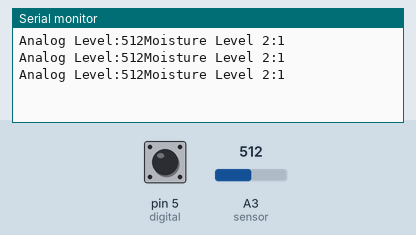
The sketch below on a simulated Arduino Uno, built with avr-gcc and run on an emulated ATmega328P. Shown: the last lines printed to the serial monitor. The test bench sets the inputs (shaded band); at power-on: A3 (sensor) = 512, pin 5 (digital) HIGH.

Above: at 1.3 s.
1.4 s: A3 (sensor) set to 716
At 1.9 s:
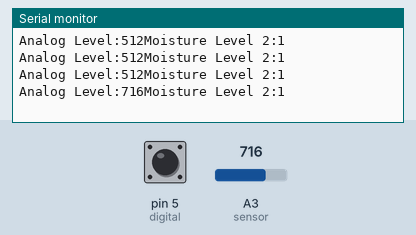
2.9 s: pin 5 (digital) pulled LOW for 0.6 s
At 3.4 s:
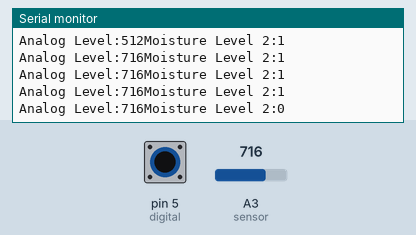
5.0 s: A3 (sensor) set to 900
At 5.4 s:
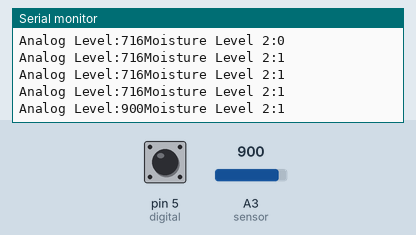
6.5 s: pin 5 (digital) pulled LOW for 1 s
At 6.9 s:
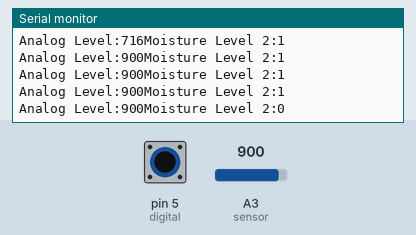
Timing chart, 0 to 9.5 s (numbered marks = the images above; inputs shaded):
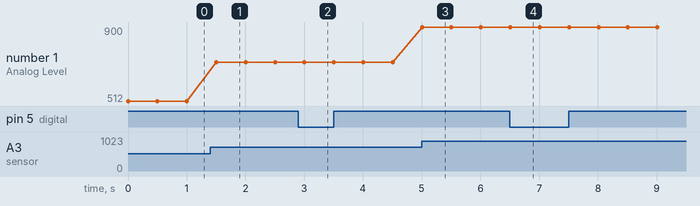

The sketch:

Audrin_Soil_Moisture.ino
```cpp
int sensor= 17;
int digital=5;
int A=0;
int D=0;

void setup() {
  // put your setup code here, to run once:
  Serial.begin(115200);
  pinMode(digital,INPUT_PULLUP);
 pinMode(sensor,INPUT);
}

void loop() {
  // put your main code here, to run repeatedly:
  A=analogRead(sensor);
  D=digitalRead(digital);
  Serial.print("Analog Level:");
  Serial.print(A);
  Serial.print("Moisture Level 2:");
  Serial.println(D);
  delay(500);
}
```

Measured:
- after the input at 1.4 s, the serial monitor: prints a new line after 0.10 s (image 1)
- after the input at 2.9 s, the serial monitor: prints a new line after 0.10 s (image 2)
- after the input at 5.0 s, the serial monitor: prints a new line at once (image 3)
- after the input at 6.5 s, the serial monitor: prints a new line at once (image 4)
- plotted number 1: 512 → 716 after the input at 1.4 s, 716 → 900 after the input at 5.0 s
